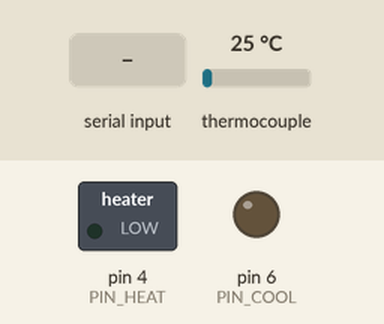
The sketch below on a simulated Arduino Uno, built with avr-gcc and run on an emulated ATmega328P. On the bench: switched loads named in the sketch (green lamp = pin HIGH), output pins drawn as LEDs (lit = HIGH). Inputs (shaded band) come from the test bench; at power-on: thermocouple 25 °C. What the sketch prints to the serial monitor is not drawn.

Above: at 0.9 s.
1.0 s: "0" received over Serial
At 2.1 s:
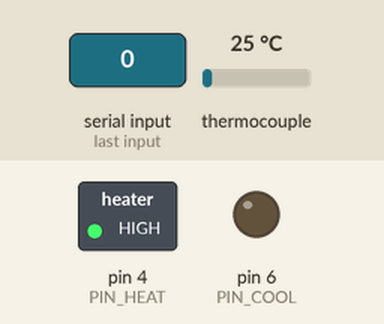
5.5 s: thermocouple set to 150 °C
Timing chart, 0 to 8.5 s (numbered marks = the images above; inputs shaded):
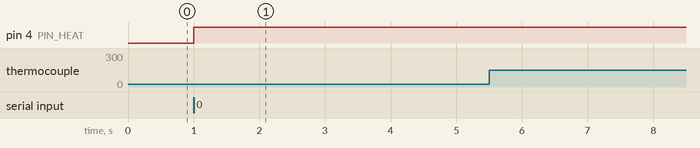

Measured:
- after the input at 1.0 s, pin 4 (PIN_HEAT): LOW → HIGH at once

The sketch:

hotplate.ino
```cpp
#include "max6675.h"

// Pin definitions
#define PIN_MISO 12
#define PIN_SCK 13
#define PIN_CS 10
#define PIN_COOL 6
#define PIN_HEAT 4

// Temperature hold temp
#define TEMP_HOLD_F 505.0f

// Time interval in ms
#define DT_MSEC 1000

// Temperature low-pass filter gain
#define TEMP_FILT_K 0.3f

// PD gains for heating and cooling
#define KP_HEAT 0.0f
#define KD_HEAT 0.0f
#define KP_COOL 0.0f
#define KD_COOL 0.0f

// Measured temperature rates for full heat or full cool
// These are used in the temp rate feed-forward component of the controller
#define HEAT_FPS_T0 3.0f  // Measured temp rate for full heat at temp T0
#define HEAT_FPS_T1 0.5f  // Measured temp rate for full heat at temp T1
#define COOL_FPS_T0 0.5f  // Measured temp rate for full cool at temp T0
#define COOL_FPS_T1 3.0f  // Measured temp rate for full cool at temp T1
#define T0_F 100.f        // Temperature point T0
#define T1_F 500.f        // Temperature point T1

// Profile 0: Chip Quik TS391SNL50 paste
// http://www.chipquik.com/datasheets/TS391SNL50.pdf
float profile0_time[]={0.f,90.f,180.f,210.f,240.f,270.f,450.f};
float profile0_temp[]={77.f,302.f,347.f,423.f,480.f,423.f,80.f};
unsigned profile0_n = 7;

float profile1_time[]={0.f,1200.f};
float profile1_temp[]={TEMP_HOLD_F,TEMP_HOLD_F};
unsigned profile1_n = 2;

// Time globals
const float DT_SEC = (float)DT_MSEC/1000.0f;  // time interval (sec)
unsigned long next_wakeup_ms = 0;             // Next millis() time to wakeup
float t_sec = 0.0f;                           // Current time into profile (sec)

// Profile globals
float * profile_time;   // Pointer to the selected profile time
float * profile_temp;   // Pointer to the selected profile temp (F)
unsigned profile_n;     // Length of the selected profile
unsigned profile_step = 0; // Current profile step

// MAX6675 K-type thermocouple sensor
MAX6675 ktc(PIN_SCK, PIN_CS, PIN_MISO);

// Thermocouple temperature globals
float temp_filt_F = 0.0f;      // Filtered temperature reading (F)
float last_temp_filt_F = 0.0f; // Saved last filter temp reading (F)
float temp_inst_F = 0.0f;      // Instantaneous temperature reading (F)
float dtemp_Fps = 0.0f;        // Temperature rate of change (F/sec)s

// Temp setpoint globals
float temp_setpoint_F = 80.f;    // Current commanded temperature (F)
float dtemp_setpoint_Fps = 0.f;  // Current commanded temp rate of change (F/sec)

// Heating/cooling commands
float heat_dutycycle = 0.f;
float cool_dutycycle = 0.f;
unsigned long next_turnoff_ms = 0;

// Function to turn heater on/off
// Turn heater on:  set_heater(1)
// Turn heater off: set_heater(0)
void set_heater( uint8_t on ){
    digitalWrite( PIN_HEAT, on);
}
// Same for cooler
void set_cooler( uint8_t on ){
    digitalWrite( PIN_COOL, on);
}

// Function that reads the current thermocouple temperature
// Updates instantaneous temp, filtered temp, and temp rate of change
void read_temp(){
  temp_inst_F = ktc.readFahrenheit();
  temp_filt_F += (temp_inst_F - temp_filt_F)*TEMP_FILT_K*DT_SEC;
  dtemp_Fps = (temp_filt_F - last_temp_filt_F)/DT_SEC;
  last_temp_filt_F = temp_filt_F;
}

// Function that uses the current time to interpolate profile temp command
// Also calculates the temperate rate of change for the current profile segment
// Sets globals for temp command and temp rate of change command
void update_profile_setpoint(){

  // Check if it's time to update the profile step
  if (profile_step < profile_n - 2)
  {
    if( t_sec >= profile_time[profile_step+1]){
      profile_step++;
    }
  }

  // Check if profile is complete
  if( t_sec >= profile_time[profile_n-1] ){
    dtemp_setpoint_Fps = 0.f;
    temp_setpoint_F = profile_temp[profile_n-1];
    return;
  }

  // Calculate temperature rate for this step
  dtemp_setpoint_Fps = (profile_temp[profile_step+1] - profile_temp[profile_step])/(profile_time[profile_step+1] - profile_time[profile_step]);

  // Interpolate temperature command
  temp_setpoint_F = profile_temp[profile_step] + dtemp_setpoint_Fps*(t_sec-profile_time[profile_step]);
}

// Function that sets heating or cooling control outputs
// Calculates temperature and temperature rate errors, runs PID controller
// Sets duty cycles for heating or cooling control outputs by turning the
// device output on and setting the turn-off time.
void do_control(){
  // Check if profile complete
  if( profile_step == profile_n - 1 ){
    set_heater(0);
    set_cooler(0);
    return;
  }

  float duty_cycle;

  bool mode_heating;
  if( dtemp_setpoint_Fps >= 0.f ){
    // Heating mode
    mode_heating = true;
    // Calculate the feed-forward command based on empirically-measure temp rates.
    // This interpolates between HEAT_FPS_T0 and HEAT_FPS_T1 based on where the current
    // temp falls between T0 and T1. The result is the expected temp rate
    // if you applied full heat at the current temperature. This is used as the
    // feed-forward command applied to the current temp rate error.
    float fullheat_Fps;
    if( temp_filt_F < T0_F ){
      fullheat_Fps = HEAT_FPS_T0;
    }else if ( temp_filt_F >= T1_F ){
      fullheat_Fps = HEAT_FPS_T1;
    }else{
      // Interpolate between HEAT_FPS_T0 and HEAT_FPS_T1
      fullheat_Fps = HEAT_FPS_T0 + (temp_filt_F-T0_F)*(HEAT_FPS_T1-HEAT_FPS_T0)/(T1_F-T0_F);
    }
    // Controller: Feed-forward + proportional + derivative
    duty_cycle = fullheat_Fps * dtemp_setpoint_Fps + KD_HEAT * (dtemp_setpoint_Fps - dtemp_Fps) + KP_HEAT * (temp_setpoint_F - temp_filt_F);

  }else{
    // Cooling mode
    mode_heating = false;

    // Same as above, but with parameters and gains for cooling
    float fullcool_Fps;
    if( temp_filt_F < T0_F ){
      fullcool_Fps = COOL_FPS_T0;
    }else if ( temp_filt_F >= T1_F ){
      fullcool_Fps = COOL_FPS_T1;
    }else{
      // Interpolate between COOL_FPS_T0 and COOL_FPS_T1
      fullcool_Fps = COOL_FPS_T0 + (temp_filt_F-T0_F)*(COOL_FPS_T1-COOL_FPS_T0)/(T1_F-T0_F);
    }
    // Controller: Feed-forward + proportional + derivative
    // Sign is flipped because cooling actuates in the opposite direction
    duty_cycle = -1.0f * (fullcool_Fps * dtemp_setpoint_Fps + KD_COOL * (dtemp_setpoint_Fps - dtemp_Fps) + KP_COOL * (temp_setpoint_F - temp_filt_F));
  }

  // If duty cycle less than threshold, turn off heating/cooling
  if( duty_cycle < 0.05f ){
    set_heater(0);
    set_cooler(0);

    return;
  }

  // Set turn-off time based on dutycycle
  next_turnoff_ms = duty_cycle * DT_SEC * 1000.f;
  next_turnoff_ms += millis();

  // Turn on heating or cooling
  heat_dutycycle = 0.f;
  cool_dutycycle = 0.f;
  if( mode_heating ){
    heat_dutycycle = duty_cycle;
    set_heater(1);
  }else{
    cool_dutycycle = duty_cycle;
    set_cooler(1);
  }
}

// Function that performs system ID actuator profile
// Full heat until filtered temp = 500F
// Full cool until filtered temp = 120F
bool mode_heat = true;
bool done = false;
void do_sysID(){
  if(done){
    set_heater(0);
    set_cooler(0);
    heat_dutycycle=0.0f;
    cool_dutycycle=0.0f;
    return;
  }
  // Setpoint 450F gets board to 425F
  if(mode_heat){
    if(temp_filt_F >= 120.f){
      mode_heat = false;
    }
    set_heater(1);
    set_cooler(0);
    heat_dutycycle=1.0f;
    cool_dutycycle=0.0f;
  }else{
    if(temp_filt_F <= 120.f){
      done = true;
    }
    set_heater(0);
    set_cooler(1);
    heat_dutycycle=0.0f;
    cool_dutycycle=1.0f;
  }

  // Set turn-off time based on dutycycle
  float duty_cycle = 1.f;
  next_turnoff_ms = duty_cycle * DT_SEC * 1000.f;
  next_turnoff_ms += millis();

}

void temp_hold(){
  set_cooler(0);
  if( temp_filt_F > TEMP_HOLD_F ){
    set_heater(0);
    heat_dutycycle=0.0f;
    cool_dutycycle=0.0f;
  }else{
    set_heater(1);
    heat_dutycycle=1.0f;
    cool_dutycycle=0.0f;
  }
  // Set turn-off time based on dutycycle
  float duty_cycle = 1.f;
  next_turnoff_ms = duty_cycle * DT_SEC * 1000.f;
  next_turnoff_ms += millis();
}

// Function to send a heartbeat to host computer so that profile can be plotted or logged
// Data format:
// "[t_sec], [temp_inst_F], [temp_filt_F], [dtemp_Fps], [temp_setpoint_F], [dtemp_setpoint_Fps], [heat_dutycycle], [cool_dutycycle];"
void heartbeat(){
  Serial.print(t_sec);Serial.print(",");
  Serial.print(temp_inst_F);Serial.print(",");
  Serial.print(temp_filt_F);Serial.print(",");
  Serial.print(dtemp_Fps);Serial.print(",");
  Serial.print(temp_setpoint_F);Serial.print(",");
  Serial.print(dtemp_setpoint_Fps);Serial.print(",");
  Serial.print(heat_dutycycle);Serial.print(",");
  Serial.print(cool_dutycycle);Serial.print(";");
}

void setup() {
  // Set heater/cool output directions and turn both off
  pinMode(PIN_HEAT, OUTPUT);
  set_heater(0);
  pinMode(PIN_COOL, OUTPUT);
  set_cooler(0);

  // Start serial
  Serial.begin(9600);

  // Wait for a profile to be selected
  while(true){
    if(Serial.available()){
      char ch = Serial.read();
      if( ch =='0' ){
        profile_time = profile0_time;
        profile_temp = profile0_temp;
        profile_n = profile0_n;
        break;
      }else if( ch=='1' ){
        profile_time = profile1_time;
        profile_temp = profile1_temp;
        profile_n = profile1_n;
        break;
      }
    }
    delay(10);
  }

  // Initialize filtered temperature to current reading
  temp_filt_F = ktc.readFahrenheit();
  last_temp_filt_F = temp_filt_F;
}

void loop() {
  // Check if it's time to wakeup
  if( millis() > next_wakeup_ms ){
    next_wakeup_ms = millis() + DT_MSEC;
    t_sec += DT_SEC;
    read_temp();
    update_profile_setpoint();
    //do_control();
    //do_sysID();
    temp_hold();
    heartbeat();
  }

  // Check if it's time to turn the heating/cooling controls off
  if( millis() > next_turnoff_ms ){
    set_heater(0);
    set_cooler(0);
  }
}
```
